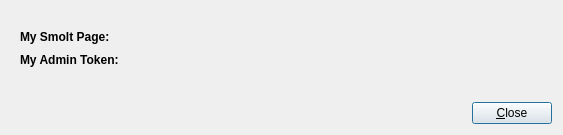
<?xml version="1.0" encoding="UTF-8"?>
<ui version="4.0">
 <class>infoDialog</class>
 <widget class="QDialog" name="infoDialog">
  <property name="windowModality">
   <enum>Qt::WindowModal</enum>
  </property>
  <property name="geometry">
   <rect>
    <x>0</x>
    <y>0</y>
    <width>563</width>
    <height>135</height>
   </rect>
  </property>
  <property name="sizePolicy">
   <sizepolicy hsizetype="Preferred" vsizetype="Preferred">
    <horstretch>0</horstretch>
    <verstretch>0</verstretch>
   </sizepolicy>
  </property>
  <property name="maximumSize">
   <size>
    <width>16777215</width>
    <height>135</height>
   </size>
  </property>
  <property name="windowTitle">
   <string>My Smolt Info</string>
  </property>
  <property name="windowIcon">
   <iconset resource="../icons/data.qrc">
    <normaloff>:/data/smolt.png</normaloff>:/data/smolt.png</iconset>
  </property>
  <layout class="QVBoxLayout" name="verticalLayout_3">
   <item>
    <spacer name="verticalSpacer">
     <property name="orientation">
      <enum>Qt::Vertical</enum>
     </property>
     <property name="sizeType">
      <enum>QSizePolicy::Fixed</enum>
     </property>
     <property name="sizeHint" stdset="0">
      <size>
       <width>20</width>
       <height>10</height>
      </size>
     </property>
    </spacer>
   </item>
   <item>
    <widget class="QStackedWidget" name="stackedWidget">
     <property name="currentIndex">
      <number>0</number>
     </property>
     <widget class="QWidget" name="infoPage">
      <layout class="QVBoxLayout" name="verticalLayout_2">
       <item>
        <layout class="QHBoxLayout" name="horizontalLayout">
         <item>
          <widget class="QLabel" name="urlLabel">
           <property name="font">
            <font>
             <weight>75</weight>
             <bold>true</bold>
            </font>
           </property>
           <property name="text">
            <string>My Smolt Page: </string>
           </property>
          </widget>
         </item>
         <item>
          <widget class="QLabel" name="directUrlLabel">
           <property name="text">
            <string/>
           </property>
           <property name="openExternalLinks">
            <bool>true</bool>
           </property>
          </widget>
         </item>
        </layout>
       </item>
       <item>
        <layout class="QHBoxLayout" name="horizontalLayout_2">
         <item>
          <widget class="QLabel" name="adminLabel">
           <property name="font">
            <font>
             <weight>75</weight>
             <bold>true</bold>
            </font>
           </property>
           <property name="text">
            <string>My Admin Token:  </string>
           </property>
          </widget>
         </item>
         <item>
          <widget class="QLabel" name="Kadmin">
           <property name="text">
            <string/>
           </property>
           <property name="textInteractionFlags">
            <set>Qt::TextSelectableByKeyboard|Qt::TextSelectableByMouse</set>
           </property>
          </widget>
         </item>
         <item>
          <spacer name="horizontalSpacer_2">
           <property name="orientation">
            <enum>Qt::Horizontal</enum>
           </property>
           <property name="sizeHint" stdset="0">
            <size>
             <width>40</width>
             <height>20</height>
            </size>
           </property>
          </spacer>
         </item>
        </layout>
       </item>
      </layout>
     </widget>
     <widget class="QWidget" name="noProfilePage">
      <layout class="QGridLayout" name="gridLayout">
       <item row="0" column="0">
        <layout class="QHBoxLayout" name="horizontalLayout_4">
         <item>
          <spacer name="horizontalSpacer_3">
           <property name="orientation">
            <enum>Qt::Horizontal</enum>
           </property>
           <property name="sizeHint" stdset="0">
            <size>
             <width>40</width>
             <height>20</height>
            </size>
           </property>
          </spacer>
         </item>
         <item>
          <widget class="QLabel" name="nonProfileLabel">
           <property name="font">
            <font>
             <weight>75</weight>
             <bold>true</bold>
            </font>
           </property>
           <property name="text">
            <string>First, you should send your profile, then you can see your link and token.</string>
           </property>
          </widget>
         </item>
         <item>
          <spacer name="horizontalSpacer_4">
           <property name="orientation">
            <enum>Qt::Horizontal</enum>
           </property>
           <property name="sizeHint" stdset="0">
            <size>
             <width>40</width>
             <height>20</height>
            </size>
           </property>
          </spacer>
         </item>
        </layout>
       </item>
      </layout>
     </widget>
    </widget>
   </item>
   <item>
    <layout class="QHBoxLayout" name="horizontalLayout_3">
     <item>
      <spacer name="horizontalSpacer">
       <property name="orientation">
        <enum>Qt::Horizontal</enum>
       </property>
       <property name="sizeHint" stdset="0">
        <size>
         <width>40</width>
         <height>20</height>
        </size>
       </property>
      </spacer>
     </item>
     <item>
      <layout class="QVBoxLayout" name="verticalLayout">
       <item>
        <spacer name="verticalSpacer_2">
         <property name="orientation">
          <enum>Qt::Vertical</enum>
         </property>
         <property name="sizeHint" stdset="0">
          <size>
           <width>20</width>
           <height>18</height>
          </size>
         </property>
        </spacer>
       </item>
       <item>
        <widget class="QPushButton" name="closeButton">
         <property name="text">
          <string>&amp;Close</string>
         </property>
        </widget>
       </item>
      </layout>
     </item>
    </layout>
   </item>
  </layout>
 </widget>
 <resources>
  <include location="../icons/data.qrc"/>
 </resources>
 <connections/>
</ui>
